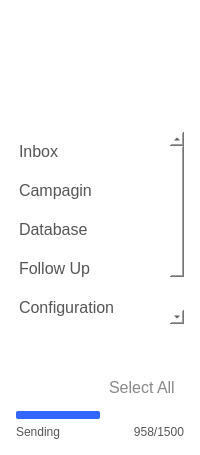
     <widget class="QWidget" name="widget_2" native="true">
      <property name="minimumSize">
       <size>
        <width>200</width>
        <height>0</height>
       </size>
      </property>
      <property name="maximumSize">
       <size>
        <width>200</width>
        <height>16777215</height>
       </size>
      </property>
      <property name="styleSheet">
       <string notr="true">QWidget#widget_2{
   
 background: qlineargradient(spread:pad, 
                                x1:0, y1:0, x2:0, y2:1, 
                                stop:0 #FFEFF2F8, 
                                stop:1 #61BCD9EB);
}

QWidget{
	background: transparent;
}</string>
      </property>
      <layout class="QHBoxLayout" name="horizontalLayout_3">
       <item>
        <layout class="QVBoxLayout" name="verticalLayout_3" stretch="2,10,0,0">
         <property name="leftMargin">
          <number>5</number>
         </property>
         <property name="topMargin">
          <number>5</number>
         </property>
         <property name="rightMargin">
          <number>5</number>
         </property>
         <property name="bottomMargin">
          <number>5</number>
         </property>
         <item>
          <widget class="QWidget" name="widget" native="true">
           <property name="minimumSize">
            <size>
             <width>170</width>
             <height>110</height>
            </size>
           </property>
           <property name="maximumSize">
            <size>
             <width>170</width>
             <height>110</height>
            </size>
           </property>
           <property name="styleSheet">
            <string notr="true">image: url(:/logo/logo.png);
background: transparent;</string>
           </property>
          </widget>
         </item>
         <item>
          <widget class="QListWidget" name="listWidget">
           <property name="font">
            <font>
             <family>Arial</family>
             <pointsize>12</pointsize>
            </font>
           </property>
           <property name="styleSheet">
            <string notr="true">QListWidget {
        background: transparent;
        border: none;
        outline: none;
    }
    QListWidget::item {
        padding: 10px 15px;
        font-size: 20px;
        color: #555;
    }
    QListWidget::item:selected {
        color: #000;
        font-weight: Black;
    }</string>
           </property>
           <item>
            <property name="text">
             <string>Inbox</string>
            </property>
           </item>
           <item>
            <property name="text">
             <string>Campagin</string>
            </property>
           </item>
           <item>
            <property name="text">
             <string>Database</string>
            </property>
           </item>
           <item>
            <property name="text">
             <string>Follow Up</string>
            </property>
           </item>
           <item>
            <property name="text">
             <string>Configuration</string>
            </property>
           </item>
          </widget>
         </item>
         <item>
          <spacer name="verticalSpacer_7">
           <property name="orientation">
            <enum>Qt::Vertical</enum>
           </property>
           <property name="sizeHint" stdset="0">
            <size>
             <width>20</width>
             <height>40</height>
            </size>
           </property>
          </spacer>
         </item>
         <item>
          <layout class="QVBoxLayout" name="verticalLayout_5" stretch="2,1,1">
           <property name="bottomMargin">
            <number>0</number>
           </property>
           <item>
            <layout class="QHBoxLayout" name="horizontalLayout">
             <property name="bottomMargin">
              <number>0</number>
             </property>
             <item>
              <widget class="QPushButton" name="pushButton_delete">
               <property name="minimumSize">
                <size>
                 <width>0</width>
                 <height>35</height>
                </size>
               </property>
               <property name="font">
                <font>
                 <family>Calibri</family>
                 <pointsize>9</pointsize>
                </font>
               </property>
               <property name="styleSheet">
                <string notr="true">QPushButton {
	image: url(:/icons/icons/trash.svg);
    border: none; 
}

QPushButton:hover {
	image: url(:/icons/icons/trash_hv.svg);
    border: none; 
}</string>
               </property>
               <property name="text">
                <string/>
               </property>
              </widget>
             </item>
             <item>
              <widget class="QCheckBox" name="checkBox_delete_all">
               <property name="font">
                <font>
                 <family>Arial</family>
                 <pointsize>12</pointsize>
                </font>
               </property>
               <property name="styleSheet">
                <string notr="true">QCheckBox::indicator {
                width: 0px; /* Hide the circle indicator */
                height: 0px;
            }
QCheckBox {
                color: #888;
                background-color: transparent;
                border: none;
            }
            QCheckBox:checked {
                font-weight: bold;
                color: #000;
            }</string>
               </property>
               <property name="text">
                <string>Select All</string>
               </property>
              </widget>
             </item>
            </layout>
           </item>
           <item>
            <widget class="QProgressBar" name="progressBar_compose">
             <property name="maximumSize">
              <size>
               <width>16777215</width>
               <height>8</height>
              </size>
             </property>
             <property name="styleSheet">
              <string notr="true">/* Base style for the progress bar */
QProgressBar {
    border: none;                   /* Remove border */
    border-radius: 2px;            /* Rounded corners */
    background-color: #fff;      /* Light gray background */
    text-align: center;             /* Center the text */
    color: transparent;  
	height: 2px;  
}

/* Style for the progress chunk (filled part) */
QProgressBar::chunk {
    background-color: #3366FF;      /* Blue color for the progress */
    border-radius: 2px;            /* Match rounded corners */
}</string>
             </property>
             <property name="value">
              <number>50</number>
             </property>
             <property name="textVisible">
              <bool>false</bool>
             </property>
            </widget>
           </item>
           <item>
            <layout class="QHBoxLayout" name="horizontalLayout_2">
             <property name="bottomMargin">
              <number>0</number>
             </property>
             <item>
              <widget class="QLabel" name="label_23">
               <property name="styleSheet">
                <string notr="true">color: #555;
font-size: 12px;</string>
               </property>
               <property name="text">
                <string>Sending</string>
               </property>
              </widget>
             </item>
             <item>
              <widget class="QLabel" name="label_22">
               <property name="styleSheet">
                <string notr="true">color: #555;
font-size: 12px;</string>
               </property>
               <property name="text">
                <string>958/1500</string>
               </property>
               <property name="alignment">
                <set>Qt::AlignRight|Qt::AlignTrailing|Qt::AlignVCenter</set>
               </property>
              </widget>
             </item>
            </layout>
           </item>
          </layout>
         </item>
        </layout>
       </item>
      </layout>
     </widget>
